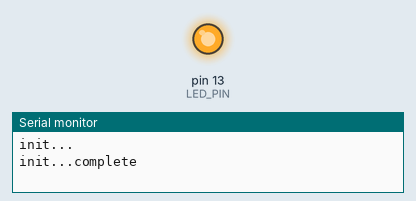
This sketch was run on a simulated Arduino Uno, built with avr-gcc and run on an emulated ATmega328P. Parts: output pins drawn as LEDs (lit = HIGH), the last lines printed to the serial monitor. Sleep ends after the set time or at an interrupt.

Above: at 4.2 s.
At 12.4 s:
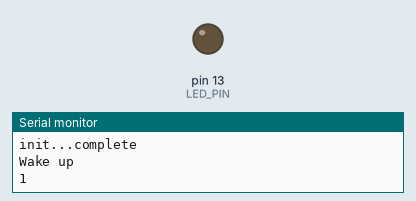
Timing chart, 0 to 21.5 s (numbered marks = the images above):
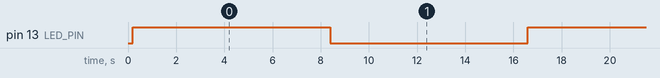

Measured:
- by itself, pin 13 (LED_PIN): alternates HIGH for 8.2 s and LOW for 8.2 s

The sketch:

sketch_jun08a.ino
```cpp
#include <avr/sleep.h>
#include <avr/power.h>
#include <avr/wdt.h>

#define LED_PIN 13
int cnt=0;
volatile int f_wdt=1;

ISR(WDT_vect){
  if(f_wdt==0) f_wdt=1;
  else Serial.println("WDT Overrun!!");
}

void enterSleep(){
  set_sleep_mode(SLEEP_MODE_PWR_SAVE);
  sleep_enable();
  sleep_mode();

  sleep_disable();
  power_all_enable();
  Serial.println("Wake up");
  Serial.println(++cnt);
  delay(100);
  }
void setup() {
  // put your setup code here, to run once:
  Serial.begin(9600);
  Serial.println("init...");
  delay(100);
  pinMode(LED_PIN,OUTPUT);

  MCUSR&=~(1<<WDRF);
  WDTCSR|=(1<<WDCE)|(1<<WDE);
   WDTCSR=1<<WDP3|1<<WDP0;
    WDTCSR|=(1<<WDIE);
    Serial.println("init...complete");
    delay(100);
}

void loop() {
  // put your main code here, to run repeatedly:
if(f_wdt==1){
  digitalWrite(LED_PIN,!digitalRead(LED_PIN));
  f_wdt=0;
  enterSleep();
}
}
```
